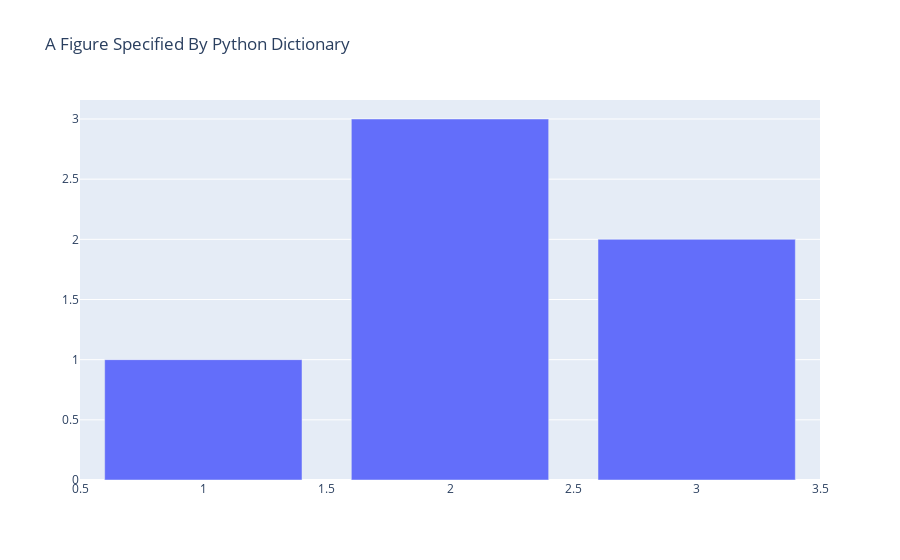

The cell this chart's notebook holds for it:
### Markdown cell above
As figuras podem ser representadas como dicionários.

### Code cell
fig = dict({
    "data": [{"type": "bar",
              "x": [1, 2, 3],
              "y": [1, 3, 2]}],
    "layout": {"title": {"text": "A Figure Specified By Python Dictionary"}}
})

pio.show(fig)

### Figure 1 — Plotly figure (JSON) as saved in the notebook; plotly's stock layout.template omitted (floating-point values rounded to 4 significant figures)
{"data": [{"type": "bar", "x": [1, 2, 3], "y": [1, 3, 2]}], "layout": {"title": {"text": "A Figure Specified By Python Dictionary"}}}
